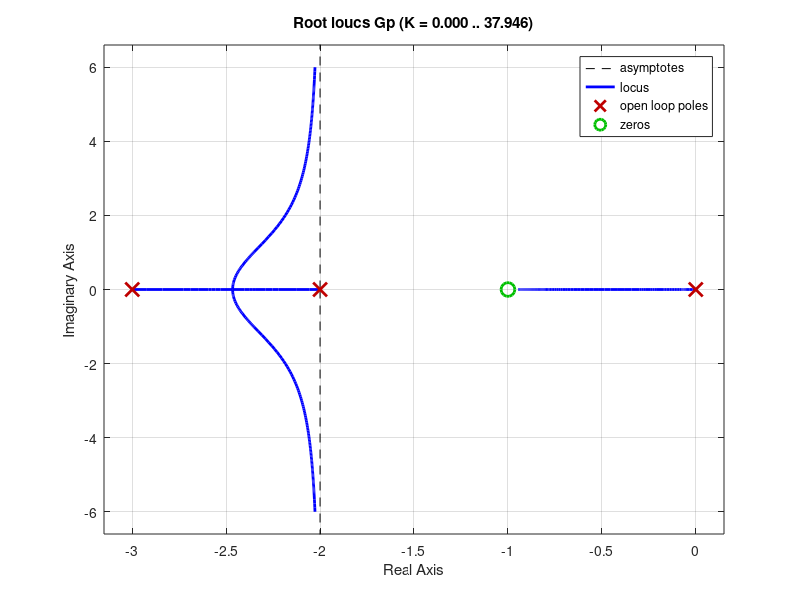

Source code (MATLAB):
clc
clear

% TF of the block diagram in Figure 7.10

% T(s) = Y(s)/R(s) = [K(s+1)(s+3)]/[s(s+2)(s+3)+K(s+1)]

% Manipulate the characteristic equation to make it look like 1+KGp(s)=0

% Characteristic equation:
% 1 + K[(s+1)]/[s(s+2)(s+3)]=0

% Use rlocus(sys) function to plot the root locus
% It requires that 'sys' is the part of the characteristic equation that is
% multiplied by Gp(s)

num = [1, 1];
den = [1, 5, 6, 0];

Gp=tf(num,den);

rlocus(Gp)